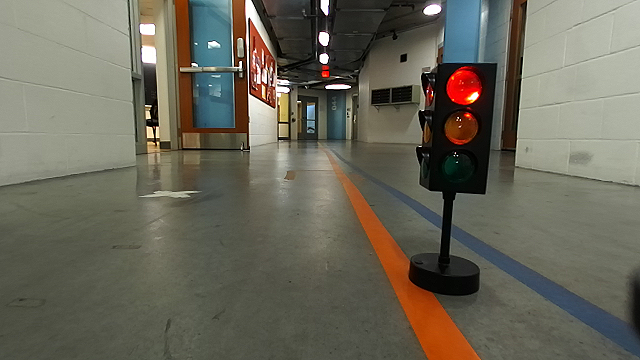
#> input picture shrinkrayheist/shrinkrayheist/computer_vision/test_images/racecarredlight.png, 640 x 360 px
$ python color_segmentation.py
#> lines starting #> are read from the running program, lines starting #| are printed output that depends on the picture; after the words box and inside, x2 and y2 are one past the last pixel; in counts of white or black regions, pixels touching at a corner belong together
#> further down, image is the input picture: shape (360, 640, 3); mean B, G, R 89.6, 103.1, 105.9
#NOTE: make simpler, dont need to merge bounding boxes
import cv2
import numpy as np
import matplotlib.pyplot as plt
import os
#################### X-Y CONVENTIONS #########################
# 0,0  X  > > > > >
#
#  Y
#
#  v  This is the image. Y increases downwards, X increases rightwards
#  v  Please return bounding boxes as ((xmin, ymin), (xmax, ymax))
#  v
#  v
#  v
###############################################################
def merge_bounding_boxes(bboxes, threshold=10):
    """
    Merge bounding boxes that are close to each other.

    Parameters:
        bboxes (list of tuples): List of bounding boxes in the form ((x1, y1), (x2, y2)).
        threshold (int): Minimum distance between bounding boxes to consider them separate.

    Returns:
        merged_bboxes (list of tuples): List of merged bounding boxes.
    """
    merged_bboxes = []
    while bboxes:
        # Start with the first bounding box
        x1, y1 = bboxes[0][0]
        x2, y2 = bboxes[0][1]
        bboxes.pop(0)
        merged = [(x1, y1, x2, y2)]

        # Check for overlapping or nearby bounding boxes
        i = 0
        while i < len(bboxes):
            (bx1, by1),(bx2, by2)= bboxes[i]

            if not (bx2 < x1 - threshold or bx1 > x2 + threshold or  # check if boxes are overlapping or within the threshold
                    by2 < y1 - threshold or by1 > y2 + threshold):
                x1, y1, x2, y2 = min(x1, bx1), min(y1, by1), max(x2, bx2), max(y2, by2) # if so expand the current bounding box
                merged.append((bx1, by1, bx2, by2))
                bboxes.pop(i)  # remove merged mox
            else:
                i += 1  # move to the next box

        merged_bboxes.append(((x1, y1), (x2, y2)))

    return merged_bboxes
def image_print(img):
	"""
	Helper function to print out images, for debugging. Pass them in as a list.
	Press any key to continue.
	"""
	cv2.imshow("image", img)
	cv2.waitKey(0)
	cv2.destroyAllWindows()

def cd_color_segmentation(img):
	"""
	Implement the cone detection using color segmentation algorithm
	Input:
		img: np.3darray; the input image with a cone to be detected. BGR.
		template_file_path; Not required, but can optionally be used to automate setting hue filter values.
	Return:
		bbox: ((x1, y1), (x2, y2)); the bounding box of the traffic light, unit in px
				(x1, y1) is the top left of the bbox and (x2, y2) is the bottom right of the bbox
	"""


	bounding_box = ((0,0),(0,0))
	hsv_image = cv2.cvtColor(img, cv2.COLOR_BGR2HSV)
#> hsv_image: shape (360, 640, 3); mean H, S, V 36.1, 56.4, 110.1

	# Tuned HSV ranges for red
	lower_red1 = np.array([0, 45, 100])
	upper_red1 = np.array([10, 255, 255])
	lower_red2 = np.array([160, 45, 100])
	upper_red2 = np.array([180, 255, 255])

	# Masks for red
	mask = cv2.bitwise_or(
	    cv2.inRange(hsv_image, lower_red1, upper_red1),
	    cv2.inRange(hsv_image, lower_red2, upper_red2)
	)
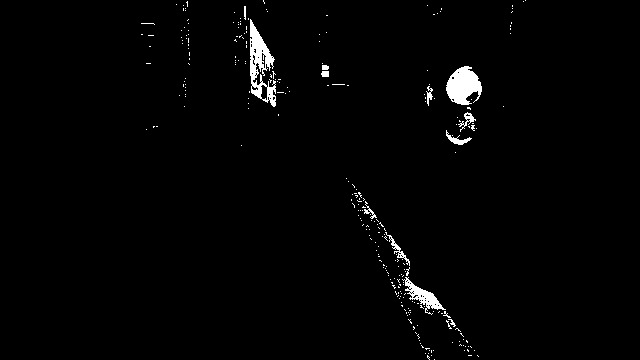
#> mask: shape (360, 640); 1.6% white; 273 white regions (261 under 20 px), largest, box (x1, y1, x2, y2) and area: (250, 19, 276, 107) 1052, (446, 66, 482, 105) 940, (402, 277, 446, 315) 476

	kernel = np.ones((5, 5), np.uint8)
	red_mask = cv2.morphologyEx(mask, cv2.MORPH_OPEN, kernel)
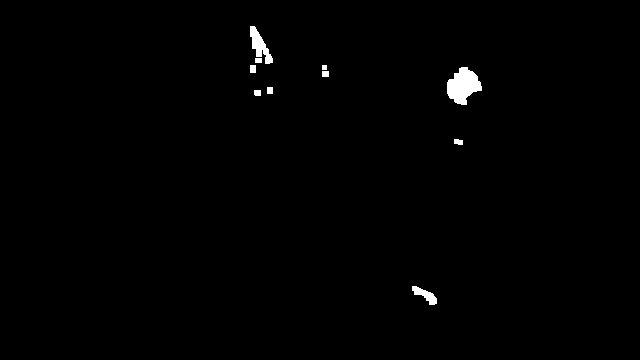
#> red_mask: shape (360, 640); 0.75% white; 10 white regions, largest, box (x1, y1, x2, y2) and area: (447, 67, 482, 105) 850, (250, 26, 273, 64) 388, (412, 286, 437, 305) 214

	# Create the mask
	height = red_mask.shape[0]
#> height = 360
	red_mask[height // 2:, :] = 0  # Zero out lower half
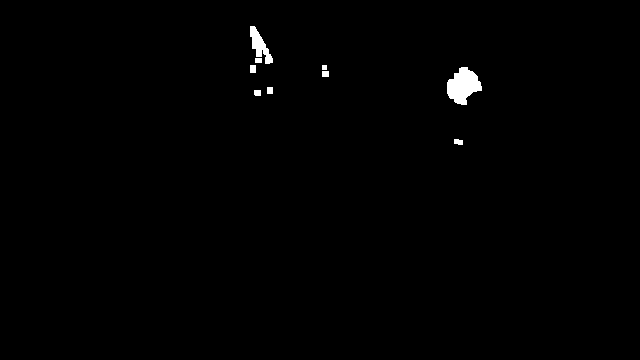
#> red_mask: shape (360, 640); 0.66% white; 9 white regions
	# Process contours
	best_bounding_box = bounding_box
	biggest_area = 0
	contours, _ = cv2.findContours(red_mask, cv2.RETR_EXTERNAL, cv2.CHAIN_APPROX_SIMPLE)
#> contours = 9 contours, 1 with area under 20; largest, box (x1, y1, x2, y2) and area: (447, 67, 482, 105) 792, (250, 26, 273, 64) 332, (250, 65, 256, 73) 35, (454, 139, 463, 145) 33, (267, 87, 273, 94) 30, (322, 71, 329, 77) 30, (254, 90, 261, 96) 30, (255, 58, 262, 63) 24

	for contour in contours:
		area = cv2.contourArea(contour)

		if area > 20 :
			x, y, w, h = cv2.boundingRect(contour)
			aspect_ratio = w / h if h != 0 else 0

			# Check if aspect ratio is close to 1 (square-like)
			if 0.3 <= aspect_ratio <= 1.25:
				bounding_box = ((x, y), (x + w, y + h))
				if w * h > biggest_area:
					biggest_area = w * h
					# print(biggest_area)

					best_bounding_box = bounding_box
#> this loop made 9 passes
#> (contour, area, x, y, w, h, aspect_ratio, bounding_box) on passes 3, 4, 7: ([[267, 87], [267, 93], [272, 93], [272, 87]], 30, 267, 87, 6, 7, 0.857, ((267, 87), (273, 94))), ([[322, 71], [322, 76], [328, 76], [328, 71]], 30, 322, 71, 7, 6, 1.17, ((322, 71), (329, 77))), ([[250, 65], [250, 72], [255, 72], [255, 65]], 35, 250, 65, 6, 8, 0.75, ((250, 65), (256, 73)))
#> (area, x, y, w, h, aspect_ratio, biggest_area, best_bounding_box) on passes 2, 5: (29.5, 254, 90, 7, 6, 1.17, 42, ((254, 90), (261, 96))), (792.5, 447, 67, 35, 38, 0.921, 1330, ((447, 67), (482, 105)))
#> after the loop, biggest_area = 1330
			# cv2.rectangle(img, bounding_box[0], bounding_box[1], (255, 0, 0), 2)
			# image_print(img)
	if biggest_area == 0:
		return ((0,0),(0,0))
	#cv2.rectangle(image, best_bounding_box[0], best_bounding_box[1], (0, 255, 0), 2)
	return best_bounding_box


# [17 lines of commented-out code are left out]
if __name__ == "__main__":
	# [15 lines of commented-out code are left out]
	image_path = "test_images/racecarredlight.png"
	image = cv2.imread(image_path)
	bounding_box = cd_color_segmentation(np.array(image))
#> bounding_box = ((447, 67), (482, 105))
	cv2.rectangle(image, bounding_box[0], bounding_box[1], (0, 255, 0), 2)
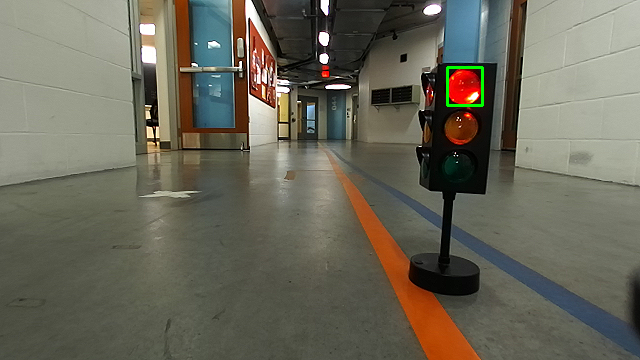
#> image: shape (360, 640, 3); 0.19% of pixels changed, all inside (x1, y1, x2, y2) = (446, 66, 484, 107)
	image_print(np.array(image))

$ run again, with shrinkrayheist/shrinkrayheist/computer_vision/test_images/fullscene.png copied over shrinkrayheist/shrinkrayheist/computer_vision/test_images/racecarredlight.png
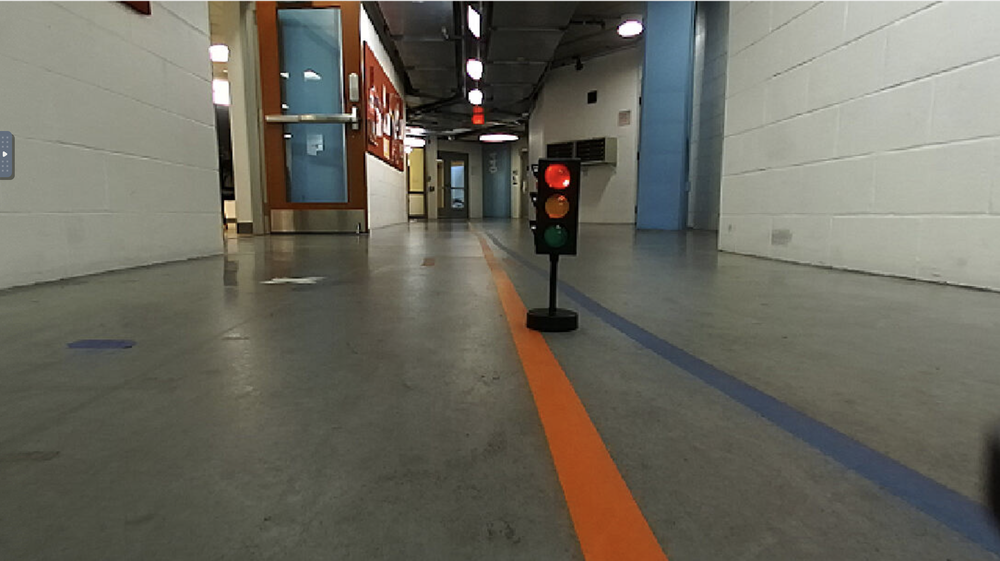
#> input picture shrinkrayheist/shrinkrayheist/computer_vision/test_images/fullscene.png, 1000 x 561 px, shrunk from 2168 x 1216 before the run
#> image is the input picture: shape (561, 1000, 3); mean B, G, R 94.6, 105.4, 107.3
#> hsv_image: shape (561, 1000, 3); mean H, S, V 36.5, 45.7, 110.6
#> mask: shape (561, 1000); 2.3% white; 158 white regions (142 under 20 px), largest, box (x1, y1, x2, y2) and area: (533, 370, 669, 561) 9064, (365, 42, 405, 169) 2007, (545, 164, 570, 189) 495
#> in cd_color_segmentation, `red_mask[height // 2:, :] = 0`:
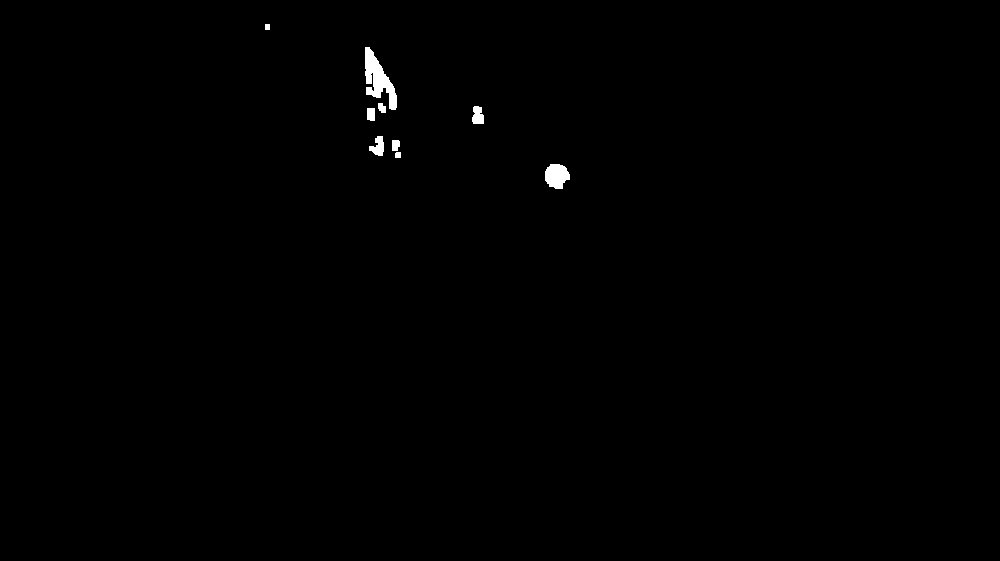
#> red_mask: shape (561, 1000); 0.37% white; 9 white regions
#> contours = 9 contours; largest, box (x1, y1, x2, y2) and area: (365, 47, 397, 110) 846, (545, 164, 570, 189) 434, (369, 136, 384, 156) 158, (472, 106, 484, 124) 148, (367, 108, 375, 121) 82
#> the loop in cd_color_segmentation, `for contour in contours:` made 9 passes
#> (area, x, y, w, h, aspect_ratio, biggest_area, best_bounding_box) on passes 1, 8: (434.5, 545, 164, 25, 25, 1, 625, ((545, 164), (570, 189))), (845.5, 365, 47, 32, 63, 0.508, 2016, ((365, 47), (397, 110)))
#> after the loop in cd_color_segmentation, `for contour in contours:`: biggest_area = 2016
#> `bounding_box = cd_color_segmentation(np.array(image))`: bounding_box = ((365, 47), (397, 110))
#> `cv2.rectangle(image, bounding_box[0], bounding_box[1], (0, 255, 0), 2)`:
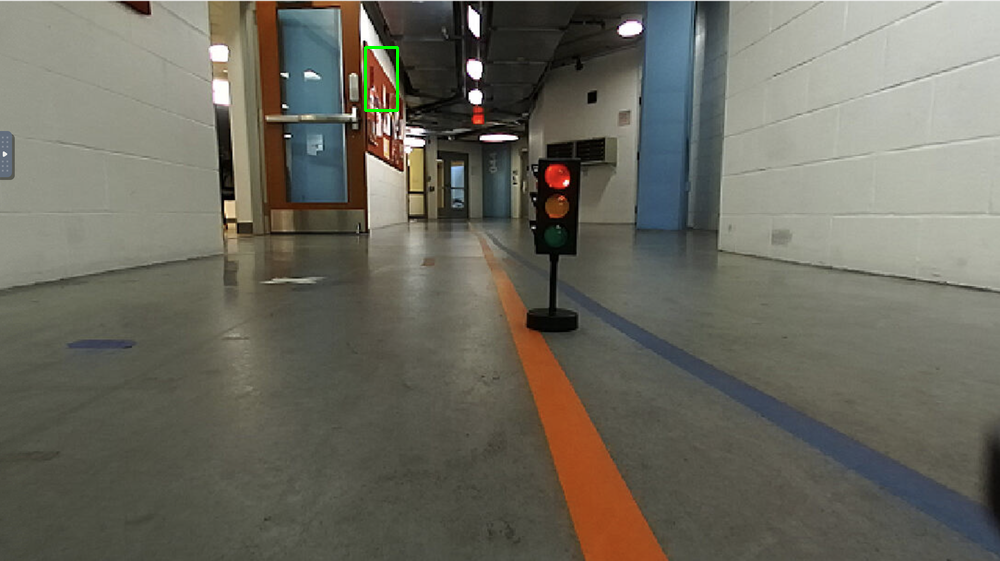
#> image: shape (561, 1000, 3); 0.1% of pixels changed, all inside (x1, y1, x2, y2) = (364, 46, 399, 112)
